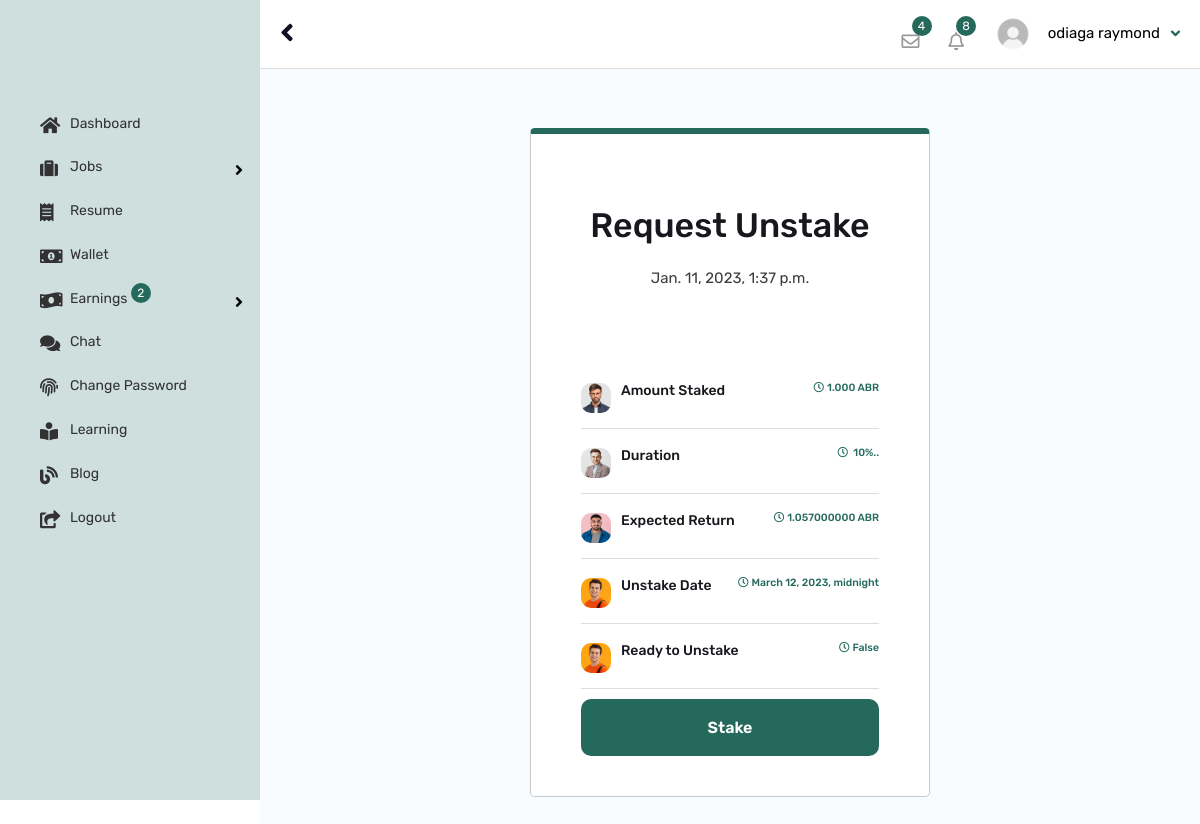
The app's page /stake/request-payment/3/ (signed in) with its own data.
### app_user/models.py (models this page shows, shortened)
class AppUser(models.Model):
    qr_photo = models.FileField(upload_to='account_files/profile_photos/', blank=True, default="default_files/default_face.jpg")
    user = models.OneToOneField(User, on_delete=models.CASCADE)
    account_type = models.CharField(default="candidate",max_length=10)
    cprofile_status = models.BooleanField(default=False)
    cv = models.FileField(upload_to='account_files/profile_photos/', blank=True, default="default_files/default_face.jpg")
    profile_photo = models.FileField(upload_to='account_files/profile_photos/', blank=True, default="default_files/default_face.jpg")
    address = models.TextField(default=" ")
    country = models.CharField(default=" ",max_length=100)
    postcode = models.CharField(default=" ",max_length=100, blank=True, null=True)
    language = models.CharField(default=" ",max_length=100, blank=True, null=True)
    job_category = models.CharField(default=" ",max_length=100, blank=True, null=True)
    city = models.CharField(default=" ",max_length=100, blank=True, null=True)
    experience = models.CharField(default=" ",max_length=100, blank=True, null=True)
    current_salary = models.CharField(default=" ",max_length=100, blank=True, null=True)
    expected_salary = models.CharField(default=" ",max_length=100, blank=True, null=True)
    phone_no = models.CharField(default=" ",max_length=15)
    age = models.CharField(default="dd/mm/yyyy",max_length=55)
    gender = models.CharField(default=" ",max_length=10)
    facebook_link = models.CharField(default="",max_length=100, blank=True, null=True)
    twitter_link = models.CharField(default="",max_length=100, blank=True, null=True)
    instagram_link = models.CharField(default="",max_length=100, blank=True, null=True)
    linkedin_link = models.CharField(default="",max_length=100, blank=True, null=True)
    github_link = models.CharField(default="",max_length=100, blank=True, null=True)
    discord_link = models.CharField(default="",max_length=100, blank=True, null=True)
    agency_name = models.CharField(default="",max_length=30, null=True)
    rank = models.CharField(default="1",max_length=30, null=True)
    ranks = models.CharField(default="1",max_length=30, null=True)
    rankers = models.CharField(default="1",max_length=30, null=True)
    charge = models.CharField(default="0",max_length=30, null=True)
    bio = models.TextField(default="This agency have not updated their bio..", null=True)
    agency_logo = models.FileField(upload_to='account_files/profile_photos/', blank=True, default="default_files/default_face.jpg")
    resume = models.ForeignKey(Resume, on_delete=models.CASCADE, null=True)
    otp_code = models.CharField(default="none",max_length=10)
    ec_status = models.BooleanField(default=False)
    status = models.BooleanField(default=False)
    wallet_address = models.CharField(default="null",max_length=100)
    wallet_key = models.CharField(default="null",max_length=100)
    pub_date = models.DateTimeField(default=timezone.now)

### stake/models.py (models this page shows, shortened)
class Stake(models.Model):
	app_user = models.ForeignKey(AppUser, on_delete=models.CASCADE)
	amount = models.FloatField(default=0)
	duration = models.IntegerField(default=0)
	returns = models.FloatField(default=0)
	amount_tax = models.FloatField(default=0)
	returns_tax = models.FloatField(default=0)
	total_tax = models.FloatField(default=0)
	payment_hash = models.CharField(default="none", max_length=50)
	payment_status = models.BooleanField(default=False)
	payment_confirmation_status = models.BooleanField(default=False)
	request_payment_status = models.BooleanField(default=False)
	closed_status = models.BooleanField(default=False)
	due_date = models.DateTimeField(default=timezone.now)
	pub_date = models.DateTimeField(default=timezone.now)

### stake/views.py (the view)
# urls.py: path("request-payment/<int:staking_id>/", views.RequestPaymentView, name="request_payment"),
@login_required(login_url='/app/sign-up/')
def RequestPaymentView(request, staking_id):
    app_user = AppUser.objects.get(user__pk=request.user.id)
    if request.method == "POST":
        stake = Stake.objects.get(id=staking_id)
        from datetime import datetime
        due_date = datetime(int(str(stake.due_date)[:4]), int(str(stake.due_date)[5:7]), int(str(stake.due_date)[8:10]))
        today_date = datetime.now()
        if today_date > due_date or today_date == due_date:
            stake.request_payment_status = True
            stake.save()
            messages.warning(request, "Congratulations! Your request was successfull.")
            return HttpResponseRedirect(reverse("staking:my_stakes"))
        else:
            messages.warning(request, "Sorry! you can not request for payment at this time.")
            return HttpResponseRedirect(reverse("staking:my_stakes"))
    else:
        try:
            stake = Stake.objects.get(id=staking_id)
        except:
            stake = None
        from datetime import datetime
        due_date = datetime(int(str(stake.due_date)[:4]), int(str(stake.due_date)[5:7]), int(str(stake.due_date)[8:10]))
        today_date = datetime.now()
        if today_date > due_date or today_date == due_date:
            ready = True
        else:
            ready = False
        from datetime import datetime
        last_date = datetime(int(str(stake.due_date)[:4]), int(str(stake.due_date)[5:7]), int(str(stake.due_date)[8:10]))
        launch_date = datetime(2022, 8, 16)
        if last_date > launch_date or last_date == launch_date:
            return_checker = "10%"
        else:
            return_checker = "25%"
        context = {"stake": stake, "ready": ready, "return_checker": return_checker, "app_user":app_user}
        return render(request, "stake/request_payment.html", context)

### stake/templates/stake/request_payment.html (shortened to what this page needs)
{% extends 'app_user/auth_base.html' %}
{% load static %}
{% load humanize %}
{% block content %}
{% include "app_user/header.html" %}
<br><br><br>
{% include "app_user/sidebar.html" %}
            <div id="content">
            <div class="content-admin-main">
            <div class
            ="twm-sign-up">
                <div class="modal-dialog modal-dialog-centered">
                    <div class="modal-content" style="max-width: 450px !important;">
                        <form method="POST">
                            <div class="modal-header">
                                <h2 class="modal-title" id="sign_up_popupLabel2">Request Unstake</h2>
                                <p>{{ stake.pub_date }}</p>
                            </div>
                            <div class="modal-body">
                                <div class="">
                                    <div class="tab-content" id="">
                                        <div class="tab-pane fade show active" id="login-candidate">
                                            <div class="row">
                                            <div class="" aria-labelledby="ID-MSG_dropdown">
                                        <div class="message-list dashboard-widget-scroll">
                                            <ul>
                                                <li class="clearfix">
                                                    <span class="msg-avtar">
                                                        <img src="images/user-avtar/pic1.jpg" alt="">
                                                    </span>
                                                    <div class="msg-texting">
                                                        <strong>Amount Staked</strong>
                                                        <small class="msg-time">
                                                            <span class="far fa-clock p-r-5"></span>{{ stake.amount|floatformat:3|intcomma }} ABR
                                                        </small>
                                                    </div>
                                                </li>
                                                <li class="clearfix">
                                                    <span class="msg-avtar">
                                                        <img src="images/user-avtar/pic2.jpg" alt="">
                                                    </span>
                                                    <div class="msg-texting">
                                                        <strong>Duration</strong>
                                                        <small class="msg-time">
                                                            <span class="far fa-clock p-r-5"></span>{% if stake.duration == 60 %}
                                                            {{ return_checker }}..
                                                                {% else %}
                                                                    None%
                                                                {% endif %}
                                                        </small>
                                                    </div>
                                                </li>
                                                <li class="clearfix">
                                                    <span class="msg-avtar">
                                                        <img src="images/user-avtar/pic3.jpg" alt="">
                                                    </span>
                                                    <div class="msg-texting">
                                                        <strong>Expected Return</strong>
                                                        <small class="msg-time">
                                                            <span class="far fa-clock p-r-5"></span>{{ stake.returns|floatformat:9|intcomma }} ABR
                                                        </small>
                                                    </div>
                                                </li>
                                                <li class="clearfix">
                                                    <span class="msg-avtar">
                                                        <img src="images/user-avtar/pic4.jpg" alt="">
                                                    </span>
                                                    <div class="msg-texting">
                                                        <strong>Unstake Date</strong>
                                                        <small class="msg-time">
                                                            <span class="far fa-clock p-r-5"></span>{{stake.due_date }}
                                                        </small>
                                                    </div>
                                                </li>
                                                <li class="clearfix">
                                                    <span class="msg-avtar">
                                                        <img src="images/user-avtar/pic4.jpg" alt="">
                                                    </span>
                                                    <div class="msg-texting">
                                                        <strong>Ready to Unstake</strong>
                                                        {% if ready %}
                                                        <small class="msg-time">
                                                            <span class="far fa-clock p-r-5"></span>True
                                                        </small>
                                                        {% else %}
                                                        <small class="msg-time">
                                                            <span class="far fa-clock p-r-5"></span>False
                                                        </small>
                                                        {% endif %}
                                                    </div>
                                                </li>
                                            </ul>
                                            <div class="col-md-12">
                                                    <button type="submit" class="site-button">Stake</button>
                                            </div>
                                        </div>
                                    </div>
                                            </div>
                                        </div>
                                    </div>
                                </div>
                            </div>
                        </form>
                    </div>
                </div>
            </div>
{% endblock %}

### app_user/templates/app_user/header.html (shortened to what this page needs)
{% load static %}
        <header id="header-admin-wrap" class="header-admin-fixed">
            <div id="header-admin">
                <div class="container">
                    <div class="header-left">
                        <div class="nav-btn-wrap">
                            <a class="nav-btn-admin" id="sidebarCollapse">
                                <span class="fa fa-angle-left"></span>
                            </a>
                        </div>
                    </div>
                    <div class="header-right">
                        <ul class="header-widget-wrap">
                            <li class="header-widget dashboard-message-dropdown">
                                <div class="dropdown">
                                    <a href="javascript:;" class="dropdown-toggle jobzilla-admin-messange" id="ID-MSG_dropdown" data-bs-toggle="dropdown">
                                        <i class="far fa-envelope"></i>
                                        <span class="notification-animate">4</span>
                                    </a>
                                </div>
                            </li>
                            <li class="header-widget dashboard-noti-dropdown">
                                <div class="dropdown">
                                    <a  href="javascript:;" class="dropdown-toggle jobzilla-admin-notification" id="ID-NOTI_dropdown" data-bs-toggle="dropdown">
                                        <i class="far fa-bell"></i>
                                        <span class="notification-animate">8</span>
                                    </a>
                                </div>
                            </li>
                            <li class="header-widget">
                                <div class="dashboard-user-section">
                                    <div class="listing-user">
                                        <div class="dropdown">
                                            <a href="javascript:;" class="dropdown-toggle" id="ID-ACCOUNT_dropdown" data-bs-toggle="dropdown">
                                                <div class="user-name text-black">
                                                    <span>
                                                        <img src="{{ app_user.profile_photo.url }}" alt="">
                                                    </span>{{ app_user.user.first_name }} {{ app_user.user.last_name }}
                                                </div>
                                            </a>
                                        </div>
                                    </div>
                               </div>
                            </li>
                        </ul>
                    </div>
                </div>
            </div>
        </header>

### records on screen
AppUser: profile_photo (placeholder picture), user.first_name "odiaga", user.last_name "raymond"
Stake: pub_date "Jan. 11, 2023, 1:37 p.m.", amount "1.000", returns "1.057000000", due_date "March 12, 2023, midnight"

### other values on screen
{{ return_checker }} "10%"
